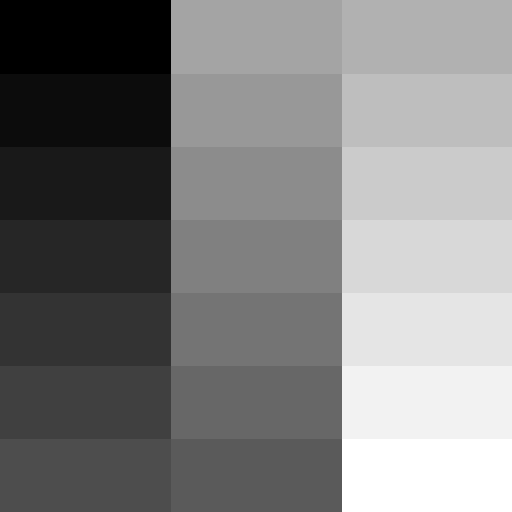
#> input picture image_processing/images/gray21.512.tiff, 512 x 512 px
$ jupyter execute 04-find_obj_size.ipynb
#> lines starting #> are read from the running program, lines starting #| are printed output that depends on the picture; after the words box and inside, x2 and y2 are one past the last pixel; in counts of white or black regions, pixels touching at a corner belong together
[cell 1]
import cv2 as cv
import matplotlib.pyplot as plt

def main():
    img = cv.imread('images/gray21.512.tiff')
#> img is the input picture: shape (512, 512, 3); min 0, max 255, mean 127
    img = cv.cvtColor(img, cv.COLOR_BGR2GRAY)
#> img: shape (512, 512)

    w, h = img.shape
#> w = 512; h = 512
    total = w*h
#> total = 262144
    print ('total size :', total)
#| total size : 262144

    th = 100
    max_val = 1

    ret, out1 = cv.threshold(img, th, max_val, cv.THRESH_BINARY)
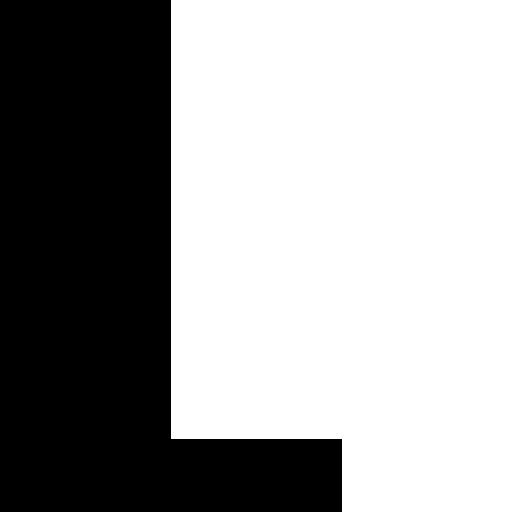
#> out1: shape (512, 512); values 0 (black) and 1 (white), 61.8% white; 1 black region, box (x1, y1, x2, y2) and area: (0, 0, 342, 512) 100035
#> ret = 100

    print ('out1 size', out1)
#> (printed output is left out)

    white_size = cv.sumElems(out1)
#> white_size = (162109, 0, 0, 0)
    print('white size', white_size[0])
#| white size 162109.0

    object_size = total - white_size[0]
#> object_size = 100035

    print ('object_size : ', object_size)
#| object_size :  100035.0

    images = [img, out1]
    titles = ['original', 'bin']

    for i in range (len(images)) :
        plt.subplot(1, 2, i+1)
        plt.imshow(images[i], cmap='gray')
        plt.xticks([])
        plt.yticks([])
        plt.title(titles[i])
#> this loop made 2 passes

    plt.show()
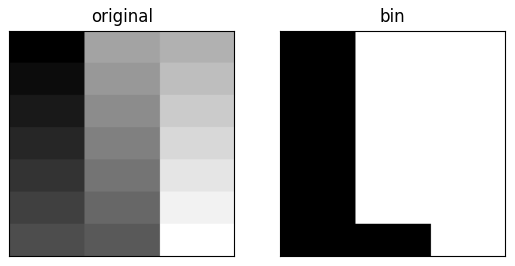
#> figure drawn by matplotlib, 2 panels


if __name__ == '__main__':
    main()
